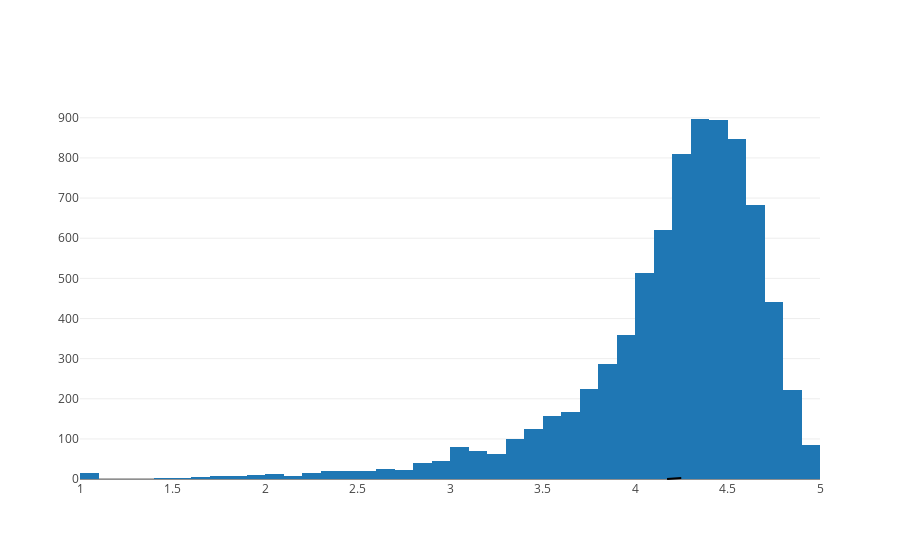

The cell this chart's notebook holds for it:
### Markdown cell above
## 4. App ratings
<p>After having witnessed the market share for each category of apps, let's see how all these apps perform on an average. App ratings (on a scale of 1 to 5) impact the discoverability, conversion of apps as well as the company's overall brand image. Ratings are a key performance indicator of an app.</p>
<p>From our research, we found that the average volume of ratings across all app categories is <code>4.17</code>. The histogram plot is skewed to the right indicating that the majority of the apps are highly rated with only a few exceptions in the low-rated apps.</p>

### Code cell
# Average rating of apps
avg_app_rating = apps.Rating.mean()
print('Average app rating = ', avg_app_rating)

# Distribution of apps according to their ratings
data = [go.Histogram(
        x = apps['Rating'],
        xbins = {'start': 1, 'size': 0.1, 'end' : 5}
)]

# Vertical dashed line to indicate the average app rating
layout = {'shapes': [{
              'type' :'line',
              'x0': avg_app_rating
        }]
          }

plotly.offline.iplot({'data': data, 'layout': layout})

### Figure 1 — Plotly figure (JSON) as saved in the notebook; plotly's stock layout.template omitted (floating-point values rounded to 4 significant figures; data arrays with more than 128 entries replaced by an {"elided": "..."} marker saying what was removed)
{"data": [{"x": {"elided": "9659 float values"}, "xbins": {"end": 5, "size": 0.1, "start": 1}, "type": "histogram", "uid": "473f0d2d-8973-48d8-830d-76b6483442ae"}], "layout": {"shapes": [{"type": "line", "x0": 4.173}]}}
